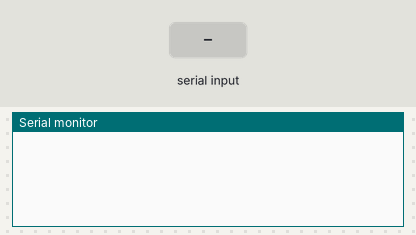
A sketch run on a simulated Arduino Uno, built with avr-gcc and run on an emulated ATmega328P. On the bench: the last lines printed to the serial monitor. The inputs (shaded band) are chosen by the test bench.

Above: at 1.2 s.
1.3 s: "A" received over Serial
At 2.6 s:
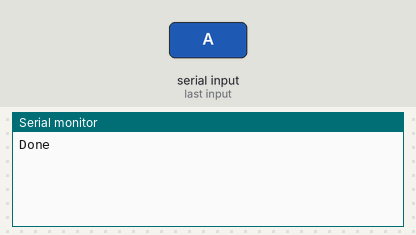
2.9 s: "a90\n" received over Serial
At 4.1 s:
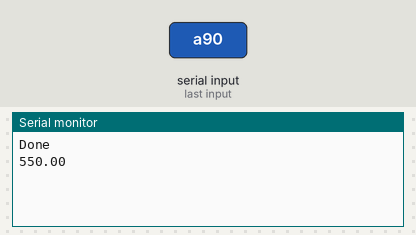

Measured:
- after the input at 1.3 s, the serial monitor: prints a new line after 0.10 s (image 1)
- after the input at 2.9 s, the serial monitor: prints a new line after 0.10 s (image 2)

The sketch:

arsino.ino
```cpp
int pin, val, nextFlag=0, record=0, savedPin=0, flag=0;
float a,t,v,v2;
int incomingByte = 0;

void setup(){
  Serial.begin(9600);
  pin=0;
  analogReference(INTERNAL);

}

float getVoltage(int pin){
  float a, v;
  a=analogRead(pin);
  v=1.1 * a * 1000/1024;
  return v;
}

boolean processDigit(byte b){
  if(b>='0' && b<='9'){
    record=record*10+(b-'0');
    return true;
  }
  else{
    return false;
  }
}

int readNumber(){
  int record=0;
  byte b;
  while(Serial.available()>0){
    b=Serial.read();
    if(b>='0' && b<='9'){
      record=record*10+(b-'0');
    }
    else{
      return record;
    }

  }
}

void loop(){
  if (Serial.available() > 0) {
    incomingByte = Serial.read();
    switch(flag){
      case 0:
        switch(incomingByte){
          case 'a':
            pin=readNumber();
            Serial.println(getVoltage(pin));
            break;
          case 'd':
            pin=readNumber();
            Serial.println(digitalRead(pin));
            break;
          case 'i':
            pin=readNumber();
            pinMode(pin, INPUT);
            Serial.println("Done");
            break;
          case 'o':
            pin=readNumber();
            pinMode(pin, OUTPUT);
            Serial.println("Done");
            flag=0;
            break;
          case 'D':
            pin=readNumber();
            val=readNumber();
            if(val==0){
              digitalWrite(pin, LOW);
            }
            else{
              digitalWrite(pin, HIGH);
            }
            Serial.println("Done");
            break;
          case 'A':
            pin=readNumber();
            val=readNumber();
            analogWrite(pin, val);
            Serial.println("Done");
            break;

        }
        break;
    }
   }
  delay(100);
}
```
